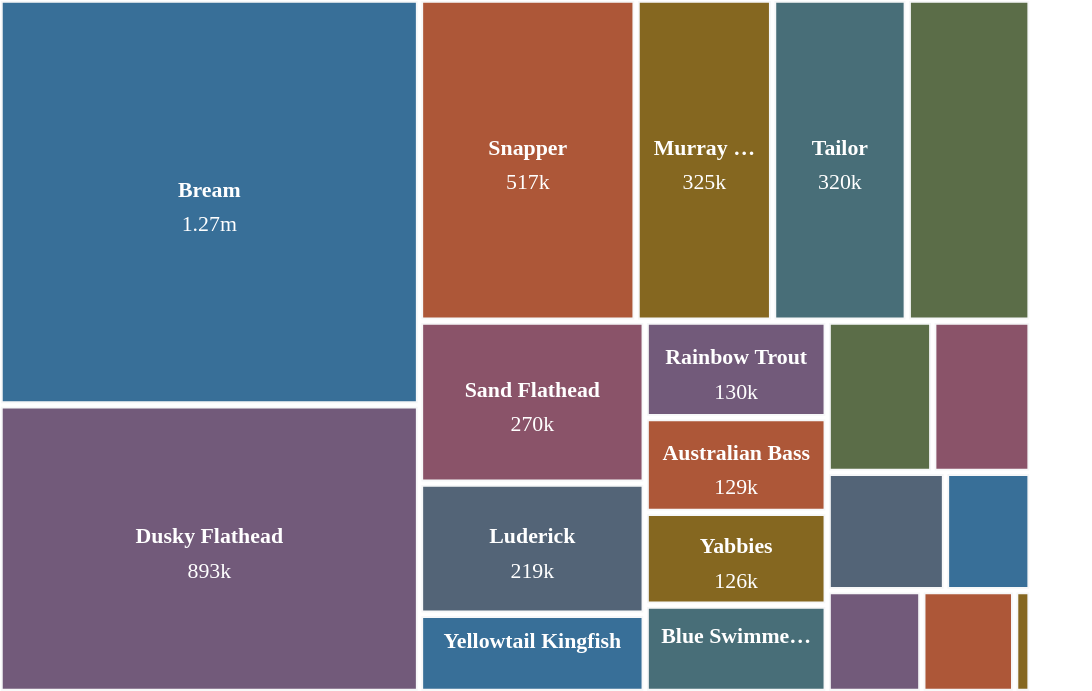

Vega-Lite specification stored for this chart:
### Vega specification from a JSON file in a GitHub repository (floating-point values rounded to 4 significant figures)
{"$schema": "https://vega.github.io/schema/vega/v5.json", "width": 600, "height": 380, "padding": 0, "autosize": {"type": "fit", "contains": "padding"}, "background": null, "data": [{"name": "tree", "values": [{"id": "root", "parent": null, "total": 0}, {"species": "Bream", "year": "2023/24", "total": 1265260, "kept": 303727, "released": 961533, "release_share": 0.7599, "id": "Bream", "parent": "root", "colour": "#386f98"}, {"species": "Dusky Flathead", "year": "2023/24", "total": 892908, "kept": 331309, "released": 561599, "release_share": 0.629, "id": "Dusky Flathead", "parent": "root", "colour": "#725a7a"}, {"species": "Snapper", "year": "2023/24", "total": 517486, "kept": 166486, "released": 351000, "release_share": 0.6783, "id": "Snapper", "parent": "root", "colour": "#ad5738"}, {"species": "Murray Cod", "year": "2023/24", "total": 325457, "kept": 45825, "released": 279632, "release_share": 0.8592, "id": "Murray Cod", "parent": "root", "colour": "#856720"}, {"species": "Tailor", "year": "2023/24", "total": 320226, "kept": 141137, "released": 179088, "release_share": 0.5593, "id": "Tailor", "parent": "root", "colour": "#486e78"}, {"species": "Sand Whiting", "year": "2023/24", "total": 297480, "kept": 114064, "released": 183417, "release_share": 0.6166, "id": "Sand Whiting", "parent": "root", "colour": "#5b6d48"}, {"species": "Sand Flathead", "year": "2023/24", "total": 270304, "kept": 133610, "released": 136694, "release_share": 0.5057, "id": "Sand Flathead", "parent": "root", "colour": "#8a5369"}, {"species": "Luderick", "year": "2023/24", "total": 218770, "kept": 141596, "released": 77173, "release_share": 0.3528, "id": "Luderick", "parent": "root", "colour": "#536477"}, {"species": "Yellowtail Kingfish", "year": "2023/24", "total": 131485, "kept": 47705, "released": 83780, "release_share": 0.6372, "id": "Yellowtail Kingfish", "parent": "root", "colour": "#386f98"}, {"species": "Rainbow Trout", "year": "2023/24", "total": 130493, "kept": 23773, "released": 106720, "release_share": 0.8178, "id": "Rainbow Trout", "parent": "root", "colour": "#725a7a"}, {"species": "Australian Bass", "year": "2023/24", "total": 128779, "kept": 8480, "released": 120299, "release_share": 0.9342, "id": "Australian Bass", "parent": "root", "colour": "#ad5738"}, {"species": "Yabbies", "year": "2023/24", "total": 126011, "kept": 104290, "released": 21721, "release_share": 0.1724, "id": "Yabbies", "parent": "root", "colour": "#856720"}, {"species": "Blue Swimmer Crab", "year": "2023/24", "total": 117936, "kept": 92833, "released": 25103, "release_share": 0.2129, "id": "Blue Swimmer Crab", "parent": "root", "colour": "#486e78"}, {"species": "Brown Trout", "year": "2023/24", "total": 117051, "kept": 26741, "released": 90310, "release_share": 0.7715, "id": "Brown Trout", "parent": "root", "colour": "#5b6d48"}, {"species": "Golden Perch", "year": "2023/24", "total": 109694, "kept": 38759, "released": 70935, "release_share": 0.6467, "id": "Golden Perch", "parent": "root", "colour": "#8a5369"}, {"species": "Australian Salmon", "year": "2023/24", "total": 103452, "kept": 41455, "released": 61997, "release_share": 0.5993, "id": "Australian Salmon", "parent": "root", "colour": "#536477"}, {"species": "Mulloway", "year": "2023/24", "total": 75168, "kept": 18132, "released": 57036, "release_share": 0.7588, "id": "Mulloway", "parent": "root", "colour": "#386f98"}, {"species": "Leatherjacket", "year": "2023/24", "total": 70730, "kept": 50318, "released": 20413, "release_share": 0.2886, "id": "Leatherjacket", "parent": "root", "colour": "#725a7a"}, {"species": "Silver Trevally", "year": "2023/24", "total": 70537, "kept": 25465, "released": 45072, "release_share": 0.639, "id": "Silver Trevally", "parent": "root", "colour": "#ad5738"}, {"species": "Grey Morwong", "year": "2023/24", "total": 11857, "kept": 7478, "released": 4379, "release_share": 0.3693, "id": "Grey Morwong", "parent": "root", "colour": "#856720"}], "transform": [{"type": "stratify", "key": "id", "parentKey": "parent"}, {"type": "treemap", "field": "total", "sort": {"field": "value", "order": "descending"}, "round": true, "size": [{"signal": "width"}, {"signal": "height"}], "paddingInner": 3}]}, {"name": "leaves", "source": "tree", "transform": [{"type": "filter", "expr": "datum.depth === 1"}]}], "marks": [{"type": "rect", "from": {"data": "leaves"}, "encode": {"enter": {"x": {"field": "x0"}, "x2": {"field": "x1"}, "y": {"field": "y0"}, "y2": {"field": "y1"}, "fill": {"field": "colour"}, "stroke": {"value": "#f6f7f8"}, "strokeWidth": {"value": 1}}, "update": {"tooltip": {"signal": "{Species:datum.species, 'Estimated catches':format(datum.total, ','), 'Year':'2023/24'}"}}, "hover": {"stroke": {"value": "#21374b"}, "strokeWidth": {"value": 2}}}}, {"type": "text", "from": {"data": "leaves"}, "encode": {"update": {"x": {"signal": "(datum.x0+datum.x1)/2"}, "y": {"signal": "(datum.y0+datum.y1)/2-7"}, "text": {"field": "species"}, "align": {"value": "center"}, "baseline": {"value": "middle"}, "font": {"value": "DM Sans"}, "fontWeight": {"value": 600}, "fontSize": {"value": 12}, "fill": {"value": "#ffffff"}, "limit": {"signal": "datum.x1-datum.x0-12"}, "opacity": {"signal": "datum.x1-datum.x0>70 && datum.y1-datum.y0>35 ? 1 : 0"}}}}, {"type": "text", "from": {"data": "leaves"}, "encode": {"update": {"x": {"signal": "(datum.x0+datum.x1)/2"}, "y": {"signal": "(datum.y0+datum.y1)/2+12"}, "text": {"signal": "datum.total >= 1000000 ? format(datum.total/1000000, '.2f')+'m' : format(datum.total/1000, '.0f')+'k'"}, "align": {"value": "center"}, "baseline": {"value": "middle"}, "font": {"value": "DM Sans"}, "fontSize": {"value": 12}, "fill": {"value": "#ffffff"}, "opacity": {"signal": "datum.x1-datum.x0>70 && datum.y1-datum.y0>45 ? 1 : 0"}}}}]}
